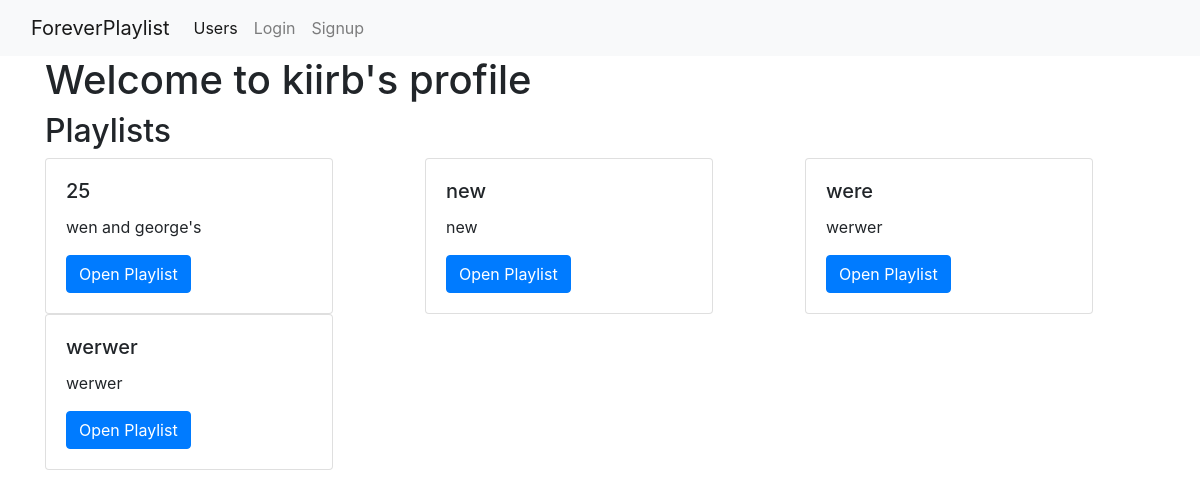
The page /profile/kiirb on the database its author committed.
### music_app/models.py (models this page shows, shortened)
class User(UserMixin, db.Model):
    id = db.Column(db.Integer, primary_key=True)
    username = db.Column(db.String(80), nullable=False, unique=True)
    password = db.Column(db.String(200), nullable=False)
    playlists = db.relationship('Playlist', back_populates='user')

class Playlist(db.Model):
    id = db.Column(db.Integer, primary_key=True)
    title = db.Column(db.String(80), nullable=False)
    description = db.Column(db.String(200), nullable=False)
    user_id = db.Column(db.Integer, db.ForeignKey('user.id'), nullable=False)
    user = db.relationship('User', back_populates='playlists')
    songs = db.relationship('SongEntry', back_populates='playlist')

### music_app/main/routes.py (the view)
@main.route('/profile/<username>')
def profile(username):
    user = User.query.filter_by(username=username).first()
    return render_template('profile.html', user=user)

### music_app/templates/profile.html (shortened to what this page needs)
{% extends 'base.html' %}
{% block body %}
  <div class="container">
    <h1>
      Welcome to {{ user.username }}'s profile
    </h1>
    <h2>Playlists</h2>
    {% for playlist_row in user.playlists | batch(3) -%}
      <div class="row">
        {% for playlist in playlist_row %}
          {% if playlist %}
            <div class="col">
              {% include 'partials/single_playlist.html' %}
            </div>
          {% endif %}
        {% endfor %}
      </div>
    {% endfor %}
  </div>
{% endblock %}

### music_app/templates/partials/single_playlist.html
<div class="card" style="width: 18rem;">
  <div class="card-body">
    <h5 class="card-title">
      {{ playlist.title }}
    </h5>
    <p class="card-text">
      {{ playlist.description }}
    </p>
    <a href="/playlists/{{ playlist.id }}" class="btn btn-primary">
      Open Playlist
    </a>
  </div>
</div>

### rows shown on the page
User: username "kiirb"
Playlist: title "25", description "wen and george's"
Playlist: title "new", description "new"
Playlist: title "were", description "werwer"
Playlist: title "werwer", description "werwer"
